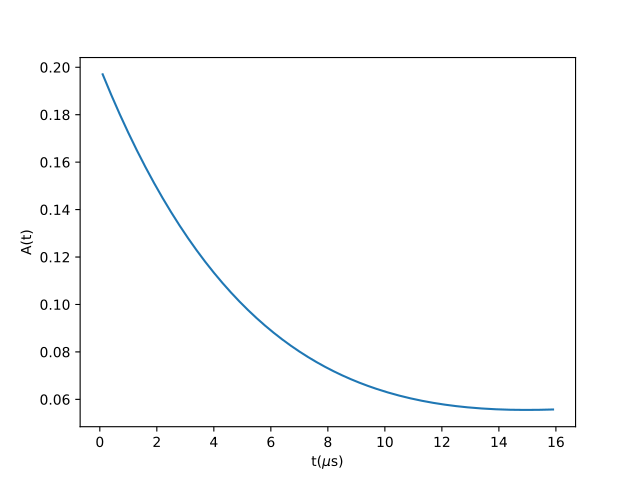

This figure's Python source:
from mantid.simpleapi import FunctionWrapper
import matplotlib.pyplot as plt
import numpy as np
x = np.arange(0.1,16,0.1)
y = FunctionWrapper("StaticLorentzianKT")
fig, ax=plt.subplots()
ax.plot(x, y(x))
ax.set_xlabel('t($\mu$s)')
ax.set_ylabel('A(t)')
